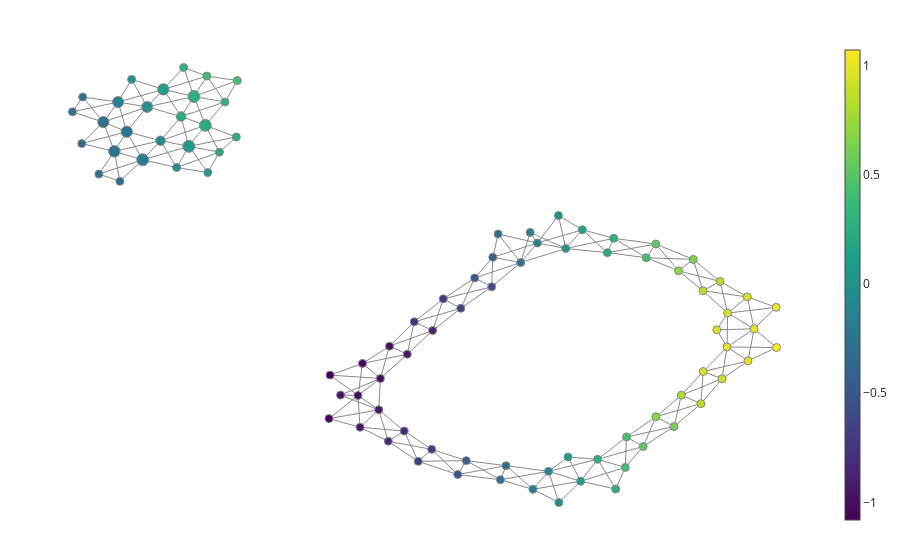

Source (notebook cell):
### Code cell
# Initialise estimator to color graph by
pca = PCA(n_components=1)

fig = plot_static_mapper_graph(
    pipe, data, color_data=data, color_features=pca
)
fig.show(config={'scrollZoom': True})

### Figure 1 — Plotly figure (JSON) as saved in the notebook; plotly's stock layout.template omitted (floating-point values rounded to 4 significant figures; data arrays with more than 128 entries replaced by an {"elided": "..."} marker saying what was removed)
{"data": [{"hoverinfo": "none", "line": {"color": "#888", "width": 1}, "mode": "lines", "name": "edge_trace", "type": "scatter", "uid": "46b9499d-8593-4856-828c-e0c37df65b4c", "x": {"elided": "684 float values"}, "y": {"elided": "684 float values"}}, {"hoverinfo": "text", "hovertext": ["Node ID: 0<br>Pullback set label: 10<br>Partial cluster label: 0<br>Node size: 132<br>Summary statistic: 0.27", "Node ID: 1<br>Pullback set label: 58<br>Partial cluster label: 0<br>Node size: 398<br>Summary statistic: -0.28", "Node ID: 2<br>Pullback set label: 59<br>Partial cluster label: 0<br>Node size: 424<br>Summary statistic: -0.167", "Node ID: 3<br>Pullback set label: 6<br>Partial cluster label: 0<br>Node size: 88<br>Summary statistic: 0.996", "Node ID: 4<br>Pullback set label: 15<br>Partial cluster label: 0<br>Node size: 122<br>Summary statistic: 0.979", "Node ID: 5<br>Pullback set label: 44<br>Partial cluster label: 0<br>Node size: 134<br>Summary statistic: 0.689", "Node ID: 6<br>Pullback set label: 78<br>Partial cluster label: 0<br>Node size: 46<br>Summary statistic: -0.475", "Node ID: 7<br>Pullback set label: 87<br>Partial cluster label: 0<br>Node size: 128<br>Summary statistic: -0.564", "Node ID: 8<br>Pullback set label: 54<br>Partial cluster label: 0<br>Node size: 126<br>Summary statistic: 0.522", "Node ID: 9<br>Pullback set label: 85<br>Partial cluster label: 0<br>Node size: 121<br>Summary statistic: -0.859", "Node ID: 10<br>Pullback set label: 9<br>Partial cluster label: 0<br>Node size: 91<br>Summary statistic: 0.104", "Node ID: 11<br>Pullback set label: 19<br>Partial cluster label: 0<br>Node size: 136<br>Summary statistic: -0.0712", "Node ID: 12<br>Pullback set label: 79<br>Partial cluster label: 0<br>Node size: 118<br>Summary statistic: -0.303", "Node ID: 13<br>Pullback set label: 80<br>Partial cluster label: 0<br>Node size: 115<br>Summary statistic: -0.143", "Node ID: 14<br>Pullback set label: 88<br>Partial cluster label: 0<br>Node size: 76<br>Summary statistic: -0.407", "Node ID: 15<br>Pullback set label: 89<br>Partial cluster label: 0<br>Node size: 16<br>Summary statistic: -0.294", "Node ID: 16<br>Pullback set label: 16<br>Partial cluster label: 0<br>Node size: 118<br>Summary statistic: 0.992", "Node ID: 17<br>Pullback set label: 25<br>Partial cluster label: 0<br>Node size: 134<br>Summary statistic: 0.941", "Node ID: 18<br>Pullback set label: 26<br>Partial cluster label: 0<br>Node size: 86<br>Summary statistic: 0.94", "Node ID: 19<br>Pullback set label: 33<br>Partial cluster label: 0<br>Node size: 35<br>Summary statistic: 0.832", "Node ID: 20<br>Pullback set label: 34<br>Partial cluster label: 0<br>Node size: 117<br>Summary statistic: 0.834", "Node ID: 21<br>Pullback set label: 51<br>Partial cluster label: 0<br>Node size: 433<br>Summary statistic: 0.0699", "Node ID: 22<br>Pullback set label: 52<br>Partial cluster label: 0<br>Node size: 16<br>Summary statistic: 0.19", "Node ID: 23<br>Pullback set label: 31<br>Partial cluster label: 0<br>Node size: 421<br>Summary statistic: 0.268", "Node ID: 24<br>Pullback set label: 32<br>Partial cluster label: 0<br>Node size: 160<br>Summary statistic: 0.324", "Node ID: 25<br>Pullback set label: 40<br>Partial cluster label: 0<br>Node size: 272<br>Summary statistic: 0.233", "Node ID: 26<br>Pullback set label: 41<br>Partial cluster label: 0<br>Node size: 418<br>Summary statistic: 0.25", "Node ID: 27<br>Pullback set label: 27<br>Partial cluster label: 0<br>Node size: 119<br>Summary statistic: -0.325", "Node ID: 28<br>Pullback set label: 28<br>Partial cluster label: 0<br>Node size: 76<br>Summary statistic: -0.251", "Node ID: 29<br>Pullback set label: 5<br>Partial cluster label: 0<br>Node size: 125<br>Summary statistic: 0.939", "Node ID: 30<br>Pullback set label: 4<br>Partial cluster label: 0<br>Node size: 129<br>Summary statistic: 0.838", "Node ID: 31<br>Pullback set label: 49<br>Partial cluster label: 0<br>Node size: 392<br>Summary statistic: -0.24", "Node ID: 32<br>Pullback set label: 63<br>Partial cluster label: 0<br>Node size: 132<br>Summary statistic: 0.315", "Node ID: 33<br>Pullback set label: 38<br>Partial cluster label: 0<br>Node size: 369<br>Summary statistic: -0.0983", "Node ID: 34<br>Pullback set label: 39<br>Partial cluster label: 0<br>Node size: 363<br>Summary statistic: 0.00773", "Node ID: 35<br>Pullback set label: 45<br>Partial cluster label: 0<br>Node size: 127<br>Summary statistic: -0.689", "Node ID: 36<br>Pullback set label: 55<br>Partial cluster label: 0<br>Node size: 119<br>Summary statistic: -0.835", "Node ID: 37<br>Pullback set label: 70<br>Partial cluster label: 0<br>Node size: 118<br>Summary statistic: 0.036", "Node ID: 38<br>Pullback set label: 71<br>Partial cluster label: 0<br>Node size: 92<br>Summary statistic: 0.135", "Node ID: 39<br>Pullback set label: 81<br>Partial cluster label: 0<br>Node size: 17<br>Summary statistic: -0.0172", "Node ID: 40<br>Pullback set label: 65<br>Partial cluster label: 0<br>Node size: 135<br>Summary statistic: -0.946", "Node ID: 41<br>Pullback set label: 30<br>Partial cluster label: 0<br>Node size: 387<br>Summary statistic: 0.138", "Node ID: 42<br>Pullback set label: 86<br>Partial cluster label: 0<br>Node size: 124<br>Summary statistic: -0.72", "Node ID: 43<br>Pullback set label: 48<br>Partial cluster label: 0<br>Node size: 378<br>Summary statistic: -0.251", "Node ID: 44<br>Pullback set label: 57<br>Partial cluster label: 0<br>Node size: 110<br>Summary statistic: -0.33", "Node ID: 45<br>Pullback set label: 76<br>Partial cluster label: 0<br>Node size: 13<br>Summary statistic: -0.791", "Node ID: 46<br>Pullback set label: 50<br>Partial cluster label: 0<br>Node size: 269<br>Summary statistic: -0.0702", "Node ID: 47<br>Pullback set label: 60<br>Partial cluster label: 0<br>Node size: 177<br>Summary statistic: -0.0445", "Node ID: 48<br>Pullback set label: 84<br>Partial cluster label: 0<br>Node size: 118<br>Summary statistic: -0.956", "Node ID: 49<br>Pullback set label: 73<br>Partial cluster label: 0<br>Node size: 89<br>Summary statistic: -1.02", "Node ID: 50<br>Pullback set label: 74<br>Partial cluster label: 0<br>Node size: 135<br>Summary statistic: -0.989", "Node ID: 51<br>Pullback set label: 46<br>Partial cluster label: 0<br>Node size: 25<br>Summary statistic: -0.683", "Node ID: 52<br>Pullback set label: 43<br>Partial cluster label: 0<br>Node size: 6<br>Summary statistic: 0.651", "Node ID: 53<br>Pullback set label: 68<br>Partial cluster label: 0<br>Node size: 11<br>Summary statistic: -0.291", "Node ID: 54<br>Pullback set label: 1<br>Partial cluster label: 0<br>Node size: 60<br>Summary statistic: 0.392", "Node ID: 55<br>Pullback set label: 2<br>Partial cluster label: 0<br>Node size: 122<br>Summary statistic: 0.527", "Node ID: 56<br>Pullback set label: 11<br>Partial cluster label: 0<br>Node size: 58<br>Summary statistic: 0.438", "Node ID: 57<br>Pullback set label: 3<br>Partial cluster label: 0<br>Node size: 130<br>Summary statistic: 0.692", "Node ID: 58<br>Pullback set label: 18<br>Partial cluster label: 0<br>Node size: 65<br>Summary statistic: -0.171", "Node ID: 59<br>Pullback set label: 66<br>Partial cluster label: 0<br>Node size: 15<br>Summary statistic: -0.938", "Node ID: 60<br>Pullback set label: 62<br>Partial cluster label: 0<br>Node size: 36<br>Summary statistic: 0.217", "Node ID: 61<br>Pullback set label: 75<br>Partial cluster label: 0<br>Node size: 63<br>Summary statistic: -0.936", "Node ID: 62<br>Pullback set label: 83<br>Partial cluster label: 0<br>Node size: 55<br>Summary statistic: -1.02", "Node ID: 63<br>Pullback set label: 64<br>Partial cluster label: 0<br>Node size: 65<br>Summary statistic: -0.944", "Node ID: 64<br>Pullback set label: 56<br>Partial cluster label: 0<br>Node size: 69<br>Summary statistic: -0.831", "Node ID: 65<br>Pullback set label: 29<br>Partial cluster label: 0<br>Node size: 108<br>Summary statistic: 0.0246", "Node ID: 66<br>Pullback set label: 67<br>Partial cluster label: -1<br>Node size: 4<br>Summary statistic: -0.32", "Node ID: 67<br>Pullback set label: 35<br>Partial cluster label: 0<br>Node size: 131<br>Summary statistic: -0.527", "Node ID: 68<br>Pullback set label: 14<br>Partial cluster label: 0<br>Node size: 50<br>Summary statistic: 0.913", "Node ID: 69<br>Pullback set label: 36<br>Partial cluster label: 0<br>Node size: 25<br>Summary statistic: -0.442", "Node ID: 70<br>Pullback set label: 22<br>Partial cluster label: -1<br>Node size: 4<br>Summary statistic: 0.383", "Node ID: 71<br>Pullback set label: 77<br>Partial cluster label: 0<br>Node size: 11<br>Summary statistic: -0.657", "Node ID: 72<br>Pullback set label: 24<br>Partial cluster label: 0<br>Node size: 7<br>Summary statistic: 0.946", "Node ID: 73<br>Pullback set label: 82<br>Partial cluster label: -1<br>Node size: 4<br>Summary statistic: -1.08", "Node ID: 74<br>Pullback set label: 69<br>Partial cluster label: 0<br>Node size: 11<br>Summary statistic: -0.132", "Node ID: 75<br>Pullback set label: 8<br>Partial cluster label: 0<br>Node size: 6<br>Summary statistic: -0.00556", "Node ID: 76<br>Pullback set label: 20<br>Partial cluster label: 0<br>Node size: 15<br>Summary statistic: 0.0917", "Node ID: 77<br>Pullback set label: 12<br>Partial cluster label: 0<br>Node size: 14<br>Summary statistic: 0.61", "Node ID: 78<br>Pullback set label: 21<br>Partial cluster label: -1<br>Node size: 1<br>Summary statistic: 0.336", "Node ID: 79<br>Pullback set label: 53<br>Partial cluster label: -1<br>Node size: 4<br>Summary statistic: 0.419", "Node ID: 80<br>Pullback set label: 13<br>Partial cluster label: 0<br>Node size: 11<br>Summary statistic: 0.795", "Node ID: 81<br>Pullback set label: 42<br>Partial cluster label: 0<br>Node size: 14<br>Summary statistic: 0.266", "Node ID: 82<br>Pullback set label: 17<br>Partial cluster label: 0<br>Node size: 8<br>Summary statistic: 1.02", "Node ID: 83<br>Pullback set label: 61<br>Partial cluster label: -1<br>Node size: 2<br>Summary statistic: 0.0752", "Node ID: 84<br>Pullback set label: 7<br>Partial cluster label: 0<br>Node size: 8<br>Summary statistic: 1.07", "Node ID: 85<br>Pullback set label: 0<br>Partial cluster label: -1<br>Node size: 4<br>Summary statistic: 0.254", "Node ID: 86<br>Pullback set label: 72<br>Partial cluster label: -1<br>Node size: 4<br>Summary statistic: -1.05", "Node ID: 87<br>Pullback set label: 37<br>Partial cluster label: 0<br>Node size: 5<br>Summary statistic: -0.285", "Node ID: 88<br>Pullback set label: 47<br>Partial cluster label: 0<br>Node size: 6<br>Summary statistic: -0.289", "Node ID: 89<br>Pullback set label: 23<br>Partial cluster label: -1<br>Node size: 1<br>Summary statistic: 0.437"], "marker": {"color": [0.2701, -0.2805, -0.1666, 0.9964, 0.9794, 0.6893, -0.4752, -0.564, 0.5221, -0.8594, 0.1043, -0.0712, -0.3031, -0.1435, -0.407, -0.2939, 0.9921, 0.9412, 0.9402, 0.8319, 0.8338, 0.06993, 0.1904, 0.2682, 0.3241, 0.2327, 0.2504, -0.3246, -0.2507, 0.9389, 0.8376, -0.2398, 0.3149, -0.09831, 0.007729, -0.6889, -0.8354, 0.036, 0.1347, -0.01721, -0.9458, 0.1378, -0.7204, -0.2506, -0.3296, -0.7909, -0.07022, -0.04451, -0.9562, -1.015, -0.989, -0.6834, 0.6512, -0.2914, 0.3917, 0.5266, 0.4376, 0.6925, -0.1706, -0.9383, 0.2168, -0.9356, -1.019, -0.9445, -0.8308, 0.02465, -0.3198, -0.5268, 0.9135, -0.4424, 0.3834, -0.6574, 0.946, -1.08, -0.1323, -0.005565, 0.09168, 0.6101, 0.3358, 0.4191, 0.7948, 0.2662, 1.021, 0.07517, 1.07, 0.2539, -1.048, -0.2853, -0.2887, 0.4371], "colorbar": {"thickness": 15, "title": {"side": "right", "text": ""}, "xanchor": "left"}, "colorscale": [[0, "#440154"], [0.1111, "#482878"], [0.2222, "#3e4989"], [0.3333, "#31688e"], [0.4444, "#26828e"], [0.5556, "#1f9e89"], [0.6667, "#35b779"], [0.7778, "#6ece58"], [0.8889, "#b5de2b"], [1, "#fde725"]], "line": {"color": "#888", "width": 1}, "opacity": 1, "reversescale": false, "showscale": true, "size": [132, 398, 424, 88, 122, 134, 46, 128, 126, 121, 91, 136, 118, 115, 76, 16, 118, 134, 86, 35, 117, 433, 16, 421, 160, 272, 418, 119, 76, 125, 129, 392, 132, 369, 363, 127, 119, 118, 92, 17, 135, 387, 124, 378, 110, 13, 269, 177, 118, 89, 135, 25, 6, 11, 60, 122, 58, 130, 65, 15, 36, 63, 55, 65, 69, 108, 4, 131, 50, 25, 4, 11, 7, 4, 11, 6, 15, 14, 1, 4, 11, 14, 8, 2, 8, 4, 4, 5, 6, 1], "sizemin": 4, "sizemode": "area", "sizeref": 6.014}, "mode": "markers", "name": "node_trace", "type": "scatter", "uid": "92f41063-a305-45bc-bef5-cd3613f352fe", "x": [2.23, -5.907, -5.431, 4.761, 4.409, 3.591, 0.1588, 0.4456, 3.208, -0.5479, 1.944, 1.403, 0.9347, 1.215, 0.4645, 0.5532, 4.865, 4.418, 4.751, 4.291, 4.004, -4.654, -4.138, -4.568, -4.045, -4.784, -4.375, 0.6871, 0.593, 4.007, 3.969, -5.699, 2.501, -5.845, -5.356, -0.5639, -1.295, 1.693, 1.972, 1.569, -1.456, -5.083, -0.3691, -6.094, -6.457, -0.8586, -5.13, -4.859, -1.275, -1.806, -1.428, -0.7912, 3.84, -6.168, 2.696, 2.996, 2.716, 3.211, 1.14, -2.1, 2.394, -0.9759, -1.73, -1.772, -1.027, -5.617, -5.815, -0.1257, 4.325, 0.01853, -4.351, -0.07415, 4.237, -2.276, 1.093, 1.577, 1.732, 3.517, -4.741, 3.048, 3.64, -3.855, 5.235, -4.335, 5.242, 2.533, -2.294, -6.441, -6.614, -3.837], "y": [-4.236, 3.798, 3.579, -1.669, -1.307, 0.6832, 0.4961, 0.2641, 1.38, -0.8756, -4.808, -4.55, 0.897, 1.408, 1.036, 1.642, -0.8303, -0.421, 0.001535, 0.4046, 0.1603, 3.929, 3.778, 5.229, 5.086, 4.707, 4.477, -4.403, -4.768, -1.945, -2.784, 4.31, 1.53, 5.085, 4.958, -3.977, -3.765, 1.263, 1.753, 2.124, -2.943, 5.415, -0.0494, 4.561, 4.001, -0.6488, 4.076, 3.378, -1.284, -2.571, -2.127, -4.29, 0.9802, 3.205, -4.448, -3.901, -3.653, -3.127, -5.018, -2.56, 1.154, -1.494, -1.735, -3.4, -3.497, 5.676, 3.018, -4.633, -2.136, -4.271, 5.761, -0.2961, -0.8584, -2.04, 1.684, -5.363, -4.177, -3.381, 5.986, 1.023, -2.563, 4.173, -0.2718, 3.244, -1.319, -5.011, -3.174, 5.216, 4.829, 5.647]}], "layout": {"autosize": false, "hovermode": "closest", "margin": {"b": 20, "l": 5, "r": 5, "t": 40}, "showlegend": false, "title": {"text": ""}, "xaxis": {"showgrid": false, "showline": false, "showticklabels": false, "ticks": "", "title": {"text": ""}, "zeroline": false}, "yaxis": {"showgrid": false, "showline": false, "showticklabels": false, "ticks": "", "title": {"text": ""}, "zeroline": false}}}
